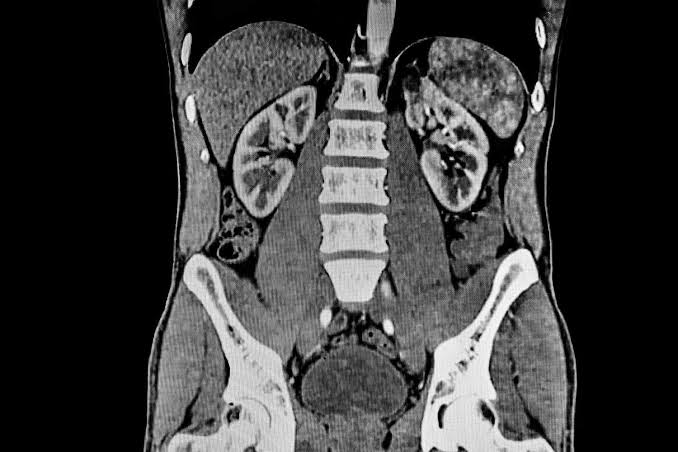
#> input picture data/raw/medical_scan.jpg, 678 x 452 px, found by its file name
$ python medical_edge_detection.py   (older library calls are emulated)
#> lines starting #> are read from the running program, lines starting #| are printed output that depends on the picture; after the words box and inside, x2 and y2 are one past the last pixel; in counts of white or black regions, pixels touching at a corner belong together
import cv2
import numpy as np
import matplotlib.pyplot as plt
import os

def process_medical_scan(image_path):
#> called with image_path = 'data/raw/medical_scan.jpg'
    if not os.path.exists(image_path):
        print(f"Error: Could not find image at {image_path}")
        print("Please place a sample image named 'medical_scan.jpg' in the data/raw/ folder.")
        return

    # 1. Load the medical scan in grayscale mode
    gray_image = cv2.imread(image_path, cv2.IMREAD_GRAYSCALE)
#> gray_image is the input picture: shape (452, 678); min 0, max 255, mean 60.9

    # 2. Apply Noise Reduction Filters
    # Gaussian Blur is excellent for general smoothing
    gaussian_blur = cv2.GaussianBlur(gray_image, (5, 5), 0)
    # Median Blur is highly effective at removing "salt and pepper" noise while keeping sharp edges
    median_blur = cv2.medianBlur(gray_image, 5)
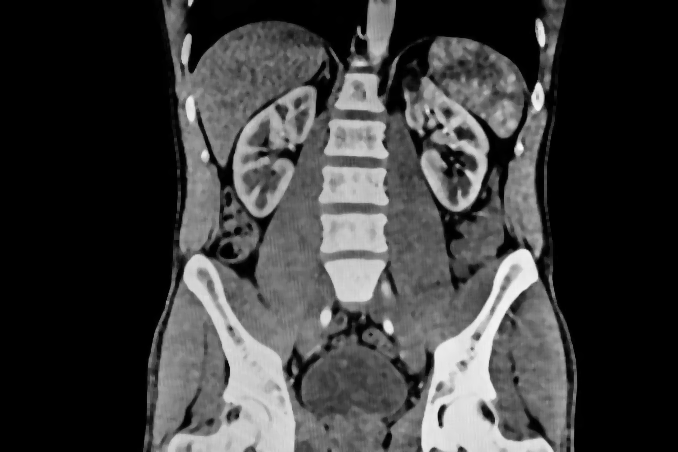
#> median_blur: shape (452, 678); min 0, max 247, mean 60.5

    # 3. Perform Sobel edge detection on the Gaussian blurred image
    sobel_x = cv2.Sobel(gaussian_blur, cv2.CV_64F, 1, 0, ksize=3)
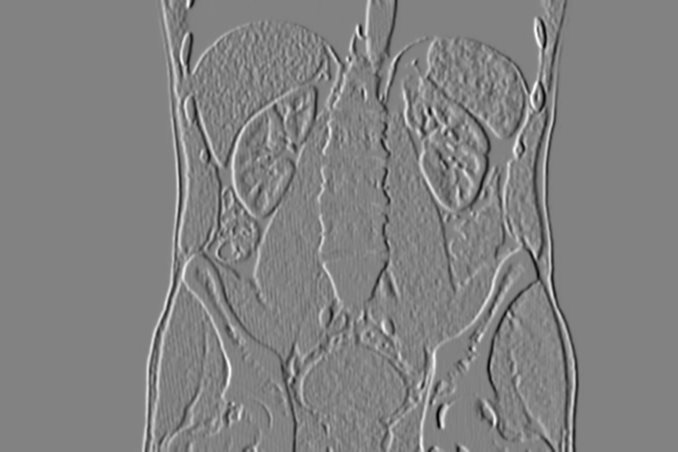
#> sobel_x: shape (452, 678) float64; min -566, max 542, mean 0; drawn with min black and max white
    sobel_y = cv2.Sobel(gaussian_blur, cv2.CV_64F, 0, 1, ksize=3)
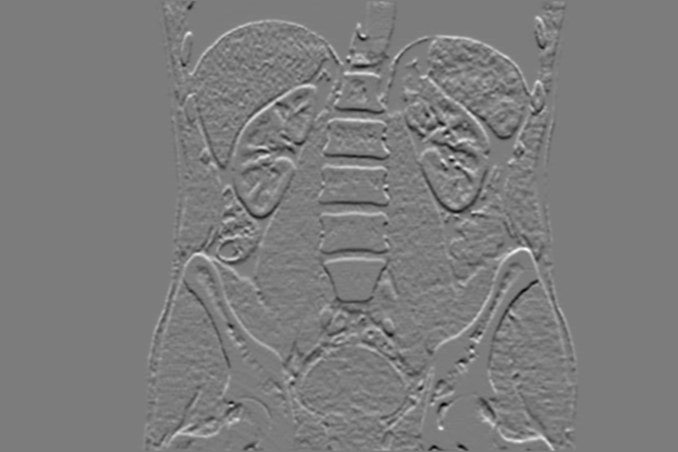
#> sobel_y: shape (452, 678) float64; min -474, max 496, mean 1.4; drawn with min black and max white

    # Compute the gradient magnitude from the X and Y axes
    sobel_magnitude = np.sqrt(sobel_x**2 + sobel_y**2)
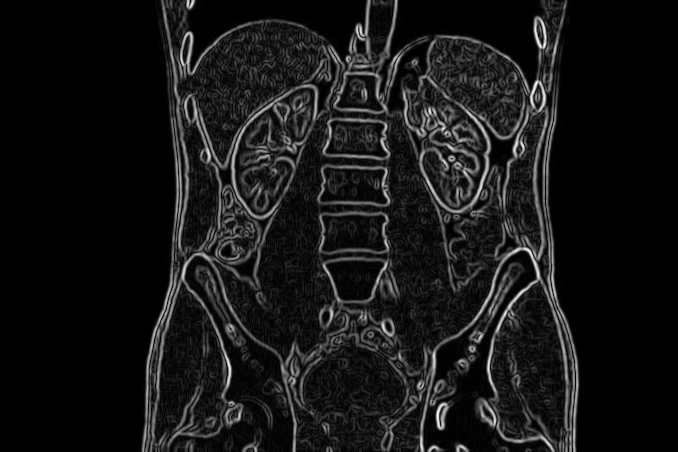
#> sobel_magnitude: shape (452, 678) float64; min 0, max 572.4, mean 49.7; drawn with min black and max white
    # Normalize to 8-bit for display purposes
    sobel_magnitude = np.uint8(255 * sobel_magnitude / np.max(sobel_magnitude))

    # 4. Apply Canny Edge Detection with tuned hysteresis thresholds
    # We apply Canny to both blurred versions to compare how noise reduction affects edge crispness
    t_lower, t_upper = 50, 150
    canny_gaussian = cv2.Canny(gaussian_blur, t_lower, t_upper)
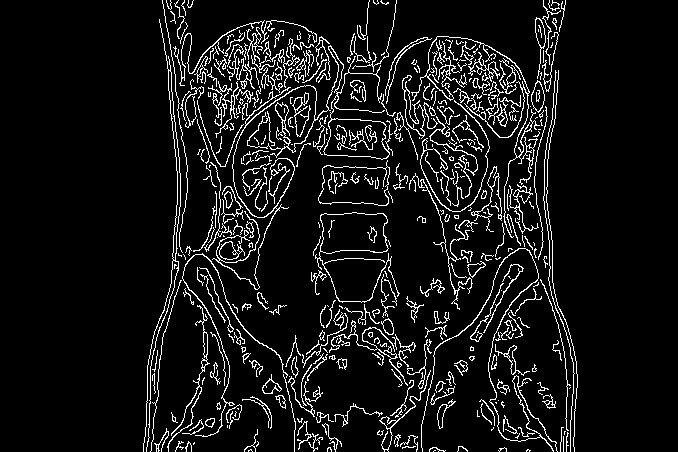
#> canny_gaussian: shape (452, 678); 8.1% white in thin lines or dots, all inside (x1, y1, x2, y2) = (143, 0, 578, 452)
    canny_median = cv2.Canny(median_blur, t_lower, t_upper)
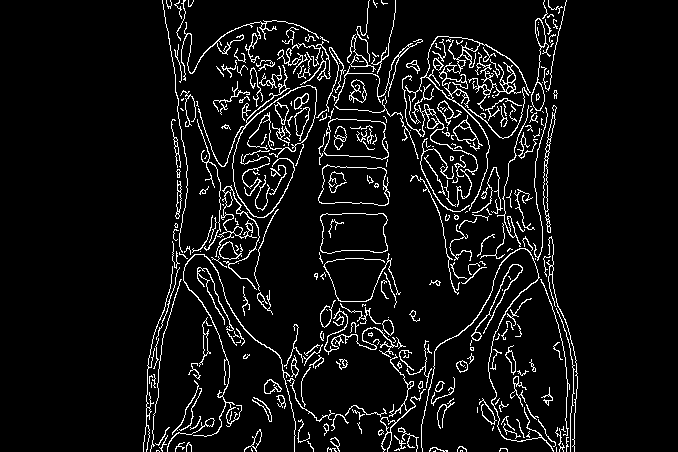
#> canny_median: shape (452, 678); 6.9% white in thin lines or dots, all inside (x1, y1, x2, y2) = (143, 0, 578, 452)

    # 5. Display the quantitative comparison in a Matplotlib grid
    fig, axes = plt.subplots(2, 3, figsize=(15, 10))
    axes = axes.ravel()

    axes[0].imshow(gray_image, cmap='gray')
    axes[0].set_title("Original Grayscale Scan")
    axes[0].axis('off')

    axes[1].imshow(gaussian_blur, cmap='gray')
    axes[1].set_title("Gaussian Blur (5x5)")
    axes[1].axis('off')

    axes[2].imshow(median_blur, cmap='gray')
    axes[2].set_title("Median Blur (k=5)")
    axes[2].axis('off')

    axes[3].imshow(sobel_magnitude, cmap='gray')
    axes[3].set_title("Sobel Gradient Magnitude")
    axes[3].axis('off')

    axes[4].imshow(canny_gaussian, cmap='gray')
    axes[4].set_title("Canny Edge (Gaussian Blur)")
    axes[4].axis('off')

    axes[5].imshow(canny_median, cmap='gray')
    axes[5].set_title("Canny Edge (Median Blur)")
    axes[5].axis('off')

    plt.tight_layout()

    os.makedirs("data/processed", exist_ok=True)
    plt.savefig("data/processed/task3_medical_edges.png", bbox_inches='tight')

    plt.show()

if __name__ == "__main__":
    image_location = "data/raw/medical_scan.jpg"
    process_medical_scan(image_location)

$ run again, with data/raw/autonomous_nav.jpg copied over data/raw/medical_scan.jpg
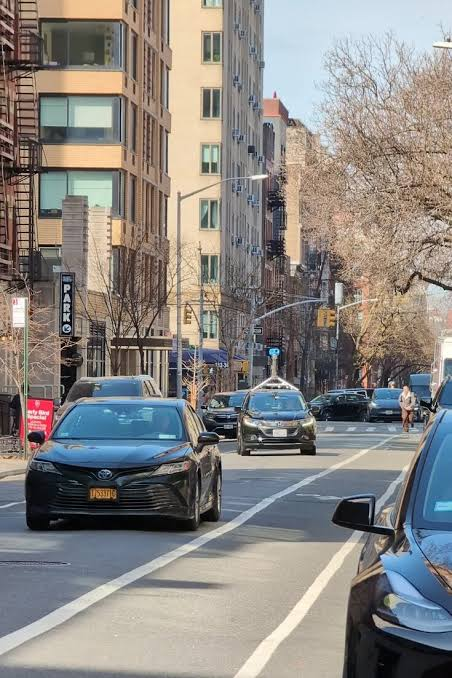
#> input picture data/raw/autonomous_nav.jpg, 452 x 678 px, found by its file name
#> in process_medical_scan, `canny_gaussian = cv2.Canny(gaussian_blur, t_lower, t_upper)`:
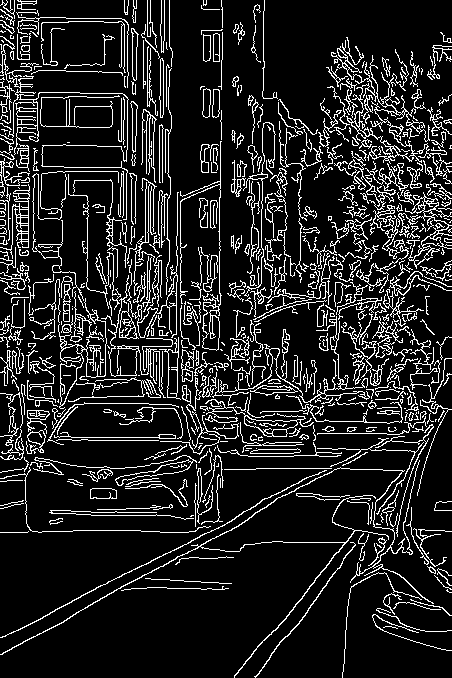
#> canny_gaussian: shape (678, 452); 13.6% white in thin lines or dots
#> in process_medical_scan, `canny_median = cv2.Canny(median_blur, t_lower, t_upper)`:
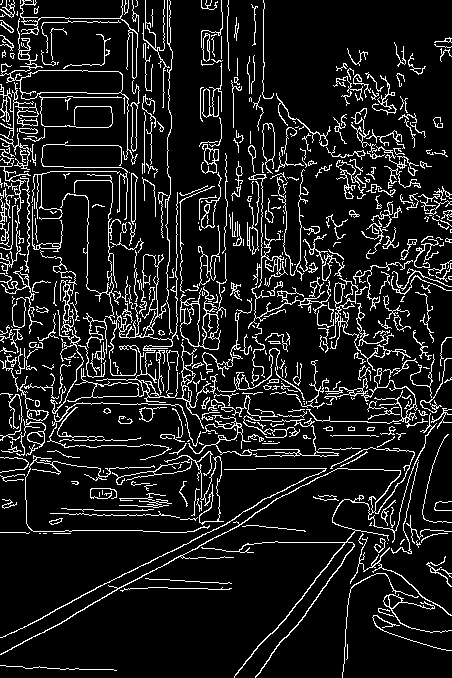
#> canny_median: shape (678, 452); 11.3% white in thin lines or dots
